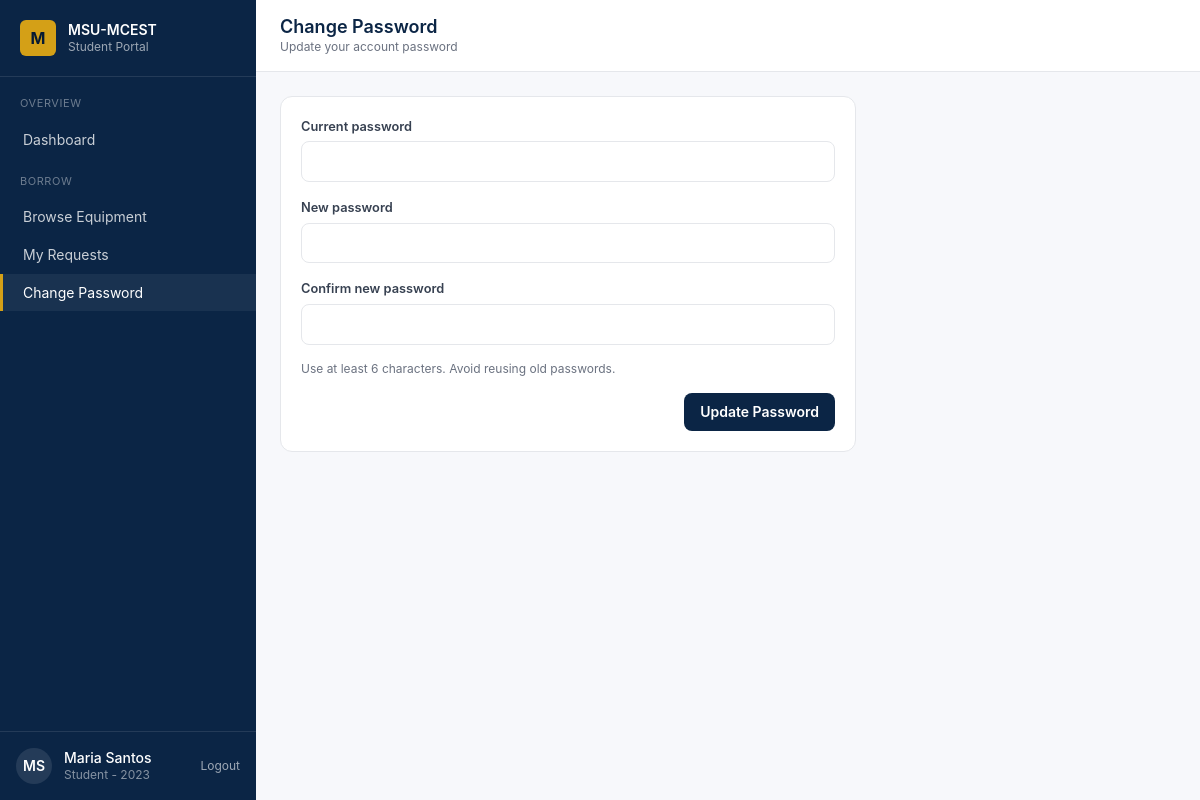
Page /pages/student-change-password.php (signed in) on the committed database.
### tables this page shows
CREATE TABLE `users` (
  `user_id` int(11) NOT NULL,
  `student_id` int(11) DEFAULT NULL,
  `official_id` varchar(50) DEFAULT NULL,
  `username` varchar(100) NOT NULL,
  `password` varchar(255) NOT NULL,
  `role` enum('student','admin','faculty') DEFAULT 'student',
  `is_default_password` tinyint(1) DEFAULT 1,
  `is_active` tinyint(1) DEFAULT 1,
  `last_login` timestamp NULL DEFAULT NULL,
  `created_at` timestamp NOT NULL DEFAULT current_timestamp()
);

CREATE TABLE `master_list` (
  `student_id` int(11) NOT NULL,
  `first_name` varchar(100) NOT NULL,
  `last_name` varchar(255) NOT NULL,
  `course_code` varchar(20) DEFAULT NULL,
  `year_level` varchar(50) DEFAULT NULL,
  `created_at` timestamp NOT NULL DEFAULT current_timestamp()
);

### partials/page-data.php (called while the page is built, shortened)
<?php
require_once __DIR__ . '/../process/_helpers.php';
function h($value)
{
    return htmlspecialchars((string) ($value ?? ''), ENT_QUOTES, 'UTF-8');
}
function all_rows($sql, array $params = [])
{
    global $pdo;
    $stmt = $pdo->prepare($sql);
    $stmt->execute($params);
    return $stmt->fetchAll();
}
function current_user()
{
    return all_rows(
        'SELECT u.*, m.first_name, m.last_name, m.course_code, m.year_level
         FROM users u
         LEFT JOIN master_list m ON m.student_id = u.student_id
         WHERE u.user_id = ?
         LIMIT 1',
        [$_SESSION['user_id']]
    )[0] ?? null;
}
function user_full_name($user)
{
    $name = trim(($user['first_name'] ?? '') . ' ' . ($user['last_name'] ?? ''));
    return $name !== '' ? $name : ($user['username'] ?? 'User');
}
function initials($name)
{
    $parts = preg_split('/\s+/', trim($name), -1, PREG_SPLIT_NO_EMPTY);
    $letters = '';
    foreach (array_slice($parts, 0, 2) as $part) {
        $letters .= strtoupper(substr($part, 0, 1));
    }
    return $letters ?: 'U';
}
$currentUser = current_user();
$currentName = $currentUser ? user_full_name($currentUser) : 'User';
$currentInitials = initials($currentName);

### pages/student-change-password.php (the view, shortened to what this page needs)
<?php require_once __DIR__ . '/../partials/page-data.php'; require_borrower(); ?>
<!doctype html>
<html lang="en">
<head>
  <script src="https://cdn.tailwindcss.com"></script>
  <link rel="stylesheet" href="../css/app.css" />
</head>
<body class="min-h-screen bg-surface">
<aside class="sidebar hidden md:flex md:flex-col w-64 bg-navy text-white fixed inset-y-0 left-0 z-30">
  <div class="px-5 py-5 border-b border-white/10 flex items-center gap-3">
    <div class="w-9 h-9 rounded-md bg-gold text-navy-dark grid place-items-center font-bold">M</div>
    <div>
      <div class="text-sm font-semibold leading-tight">MSU-MCEST</div>
      <div class="text-xs text-white/60">Student Portal</div>
    </div>
  </div>
  <nav class="flex-1 py-4 text-sm">
    <p class="px-5 mt-3 first:mt-0 text-[11px] uppercase tracking-wider text-white/40 mb-2">Overview</p>
    <a href="student-dashboard.php" class="nav-link">Dashboard</a>
    <p class="px-5 mt-3 first:mt-0 text-[11px] uppercase tracking-wider text-white/40 mb-2">Borrow</p>
    <a href="student-browse.php" class="nav-link">Browse Equipment</a>
    <a href="student-requests.php" class="nav-link">My Requests</a>
    <a href="student-change-password.php" class="nav-link active">Change Password</a>
  </nav>
  <div class="p-4 border-t border-white/10 flex items-center gap-3">
    <div class="w-9 h-9 rounded-full bg-white/10 grid place-items-center text-sm font-semibold"><?php echo h($currentInitials); ?></div>
    <div class="text-sm leading-tight">
      <div class="font-medium"><?php echo h($currentName); ?></div>
      <div class="text-white/50 text-xs"><?php echo h(trim(($currentUser['course_code'] ?? 'Student') . (($currentUser['year_level'] ?? '') ? ' - ' . $currentUser['year_level'] : ''))); ?></div>
    </div>
    <a href="../process/logout.php" class="ml-auto text-white/60 hover:text-gold text-xs" data-confirm="Log out now?">Logout</a>
  </div>
</aside>
  <div class="md:ml-64 main-shift page-fade">
    <header class="bg-white border-b border-gray-200 sticky top-0 z-10">
      <div class="px-6 py-4 flex flex-wrap items-center gap-4">
        <div class="min-w-0">
          <h1 class="text-lg font-semibold text-navy leading-tight whitespace-nowrap">Change Password</h1>
          <p class="text-xs text-gray-500">Update your account password</p>
        </div>
      </div>
    </header>
    <main class="p-6">
      <section class="card max-w-xl">
        <div class="card-body">
          <form method="POST" action="../process/change_password.php" class="space-y-4">
            <div><label class="label">Current password</label><input class="input" type="password" name="current_password" required /></div>
            <div><label class="label">New password</label><input class="input" type="password" name="new_password" required minlength="6" /></div>
            <div><label class="label">Confirm new password</label><input class="input" type="password" name="confirm_password" required minlength="6" /></div>
            <div class="text-xs text-gray-500">Use at least 6 characters. Avoid reusing old passwords.</div>
            <div class="flex justify-end"><button class="btn btn-primary">Update Password</button></div>
          </form>
        </div>
      </section>
    </main>
  </div>
</body>
</html>

### css/app.css (style rules this page uses)
html, body { height: 100%; }
body { font-family: 'Inter', system-ui, -apple-system, Segoe UI, Roboto, sans-serif; background: #F7F8FB; color: #111827; }
.page-fade { opacity: 1; transition: opacity .2s ease; }
.js-ready .page-fade { opacity: 0; }
.js-ready .page-fade.is-ready { opacity: 1; }
.nav-link { display: flex; align-items: center; gap: .625rem; padding: .55rem 1.25rem; color: rgba(255,255,255,.78); border-left: 3px solid transparent; }
.nav-link.active { background: rgba(255,255,255,.06); color: #fff; border-left-color: #D4A017; }
.input, .select, .textarea { width: 100%; border: 1px solid #E5E7EB; background: #fff; border-radius: .5rem; padding: .55rem .75rem; font-size: .875rem; color: #111827; }
.label { display:block; font-size:.8rem; font-weight:600; color:#374151; margin-bottom:.35rem; }
.btn { display:inline-flex; align-items:center; justify-content:center; gap:.5rem; padding:.55rem 1rem; border-radius:.5rem; font-size:.875rem; font-weight:600; white-space:nowrap; transition: background .15s ease, color .15s ease, border-color .15s ease; }
.btn-primary { background:#0B2545; color:#fff; }
.card { background:#fff; border:1px solid #E5E7EB; border-radius:.75rem; }
.card-body { padding:1.25rem; }

### rows in the picture
users: student.last_name "MS", student.last_name "Maria Santos", student.year_level "Student - 2023"
